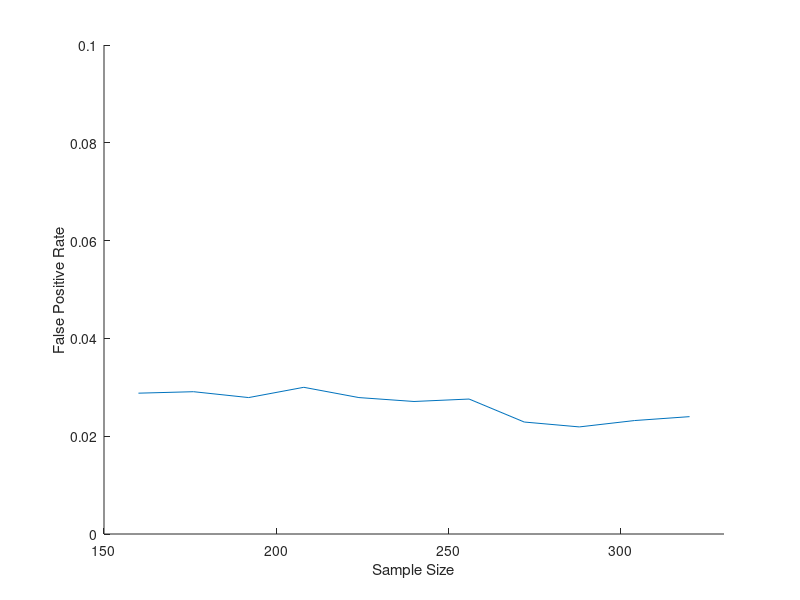

MATLAB code to generate this figure: (Note: this script raises an error after producing the figure.)
clear; close all;

% this is where results are stored
load sims_for_power.mat

for nSubs = 1:length(no_subjs)
    
    FAR_pN(nSubs) = sum(allhs_logregress_fisher_fp(:,nSubs))/no_tests;
    HR_pN(nSubs) = sum(allhs_logregress_fisher(:,:,nSubs))/no_tests;
    
end

%% Plot FPR
figure, hold on;
   
plot(no_subjs,FAR_pN);
ylim([0 .1])
xlim([no_subjs(1)-10 no_subjs(end)+10])
xlabel('Sample Size')
ylabel('False Positive Rate')
yline(.05)
yline(.9)
yline(.8)
legend({'Fishers Method'})

%% Plot Power
figure, hold on;
    
plot(no_subjs,HR_pN);
ylim([0 1])
xlim([no_subjs(1)-10 no_subjs(end)+10])
xlabel('Sample Size')
ylabel('Power')
yticks([0 .5 .8 .9 1])
yline(.05)
yline(.9)
yline(.8)
legend({'Fishers Method'})
